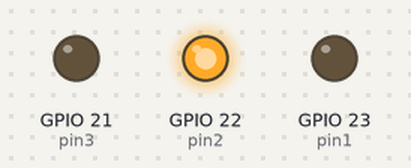
A program run on a simulated ESP32 board running MicroPython. Parts: output pins drawn as LEDs (lit = HIGH).

Above: at 10.0 s.
At 22.5 s:
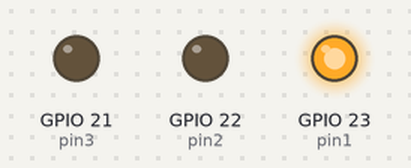
At 30.0 s:
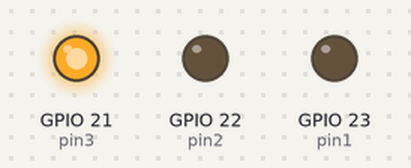
Timing chart, 0 to 45.5 s (numbered marks = the images above):
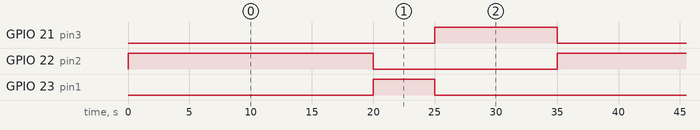

The program:

rgy.py
```python
# 導入必要的函式庫
import machine,time  # machine用於控制硬體，time用於延時控制
from machine import Pin, PWM  # 從machine導入Pin和PWM類別

# 主程式無限循環
while True:
    # 設定三個LED針腳為輸出模式
    pin1 = Pin(23,Pin.OUT)  # 將GPIO23設為輸出模式
    pin2 = Pin(22,Pin.OUT)  # 將GPIO22設為輸出模式
    pin3 = Pin(21,Pin.OUT)  # 將GPIO21設為輸出模式

    # 註解掉的PWM設定（未使用）
    # led1 = PWM(pin1, freq=1000, duty=0)  # LED1的PWM設定
    # led2 = PWM(pin2, freq=1000, duty=0)  # LED2的PWM設定
    # led3 = PWM()  # LED3的PWM設定（未完成）

    # LED2控制
    pin2.value(1)      # 打開LED1 (1=開啟)
    time.sleep(20)      # 等待20秒
    pin2.value(0)      # 關閉LED1 (0=關閉)

    # LED1控制
    pin1.value(1)      # 打開LED2
    time.sleep(5)      # 等待2秒
    pin1.value(0)      # 關閉LED2

    # LED3控制
    pin3.value(1)      # 打開LED3
    time.sleep(10)      # 等待2秒
    pin3.value(0)      # 關閉LED3
```

Measured:
- by itself, GPIO 21 (pin3): alternates HIGH for 10.0 s and LOW for 25.0 s
- by itself, GPIO 22 (pin2): alternates HIGH for 20.0 s and LOW for 15.0 s
- by itself, GPIO 23 (pin1): alternates HIGH for 5.0 s and LOW for 30.0 s
